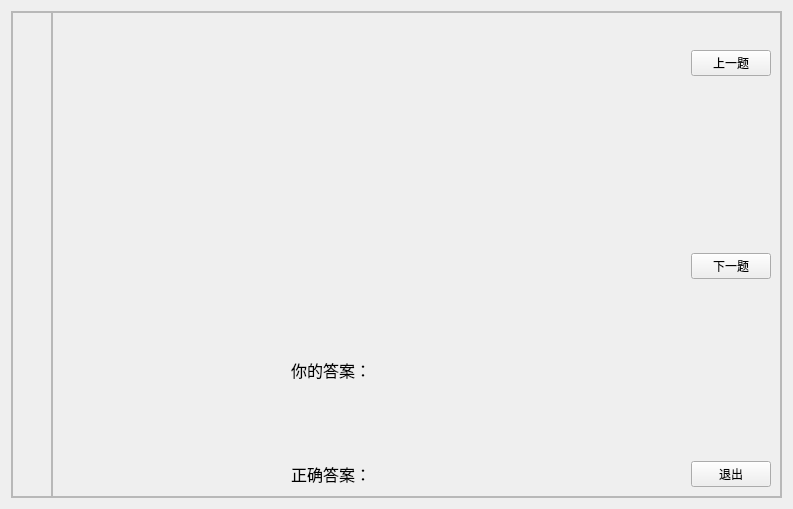
<?xml version="1.0" encoding="UTF-8"?>
<ui version="4.0">
 <class>Check</class>
 <widget class="QWidget" name="Check">
  <property name="geometry">
   <rect>
    <x>0</x>
    <y>0</y>
    <width>793</width>
    <height>509</height>
   </rect>
  </property>
  <property name="sizePolicy">
   <sizepolicy hsizetype="Fixed" vsizetype="Fixed">
    <horstretch>0</horstretch>
    <verstretch>0</verstretch>
   </sizepolicy>
  </property>
  <property name="windowTitle">
   <string/>
  </property>
  <layout class="QGridLayout" name="gridLayout_2">
   <item row="0" column="0">
    <widget class="QFrame" name="exam_frame">
     <property name="sizePolicy">
      <sizepolicy hsizetype="Preferred" vsizetype="Preferred">
       <horstretch>0</horstretch>
       <verstretch>0</verstretch>
      </sizepolicy>
     </property>
     <property name="frameShape">
      <enum>QFrame::Shape::StyledPanel</enum>
     </property>
     <property name="frameShadow">
      <enum>QFrame::Shadow::Raised</enum>
     </property>
     <layout class="QHBoxLayout" name="horizontalLayout">
      <property name="spacing">
       <number>0</number>
      </property>
      <property name="sizeConstraint">
       <enum>QLayout::SizeConstraint::SetDefaultConstraint</enum>
      </property>
      <property name="leftMargin">
       <number>0</number>
      </property>
      <property name="topMargin">
       <number>0</number>
      </property>
      <property name="rightMargin">
       <number>0</number>
      </property>
      <property name="bottomMargin">
       <number>0</number>
      </property>
      <item>
       <widget class="QFrame" name="left_frame">
        <property name="sizePolicy">
         <sizepolicy hsizetype="Minimum" vsizetype="Minimum">
          <horstretch>0</horstretch>
          <verstretch>0</verstretch>
         </sizepolicy>
        </property>
        <property name="minimumSize">
         <size>
          <width>0</width>
          <height>0</height>
         </size>
        </property>
        <property name="frameShape">
         <enum>QFrame::Shape::StyledPanel</enum>
        </property>
        <property name="frameShadow">
         <enum>QFrame::Shadow::Raised</enum>
        </property>
        <layout class="QVBoxLayout" name="verticalLayout">
         <item>
          <spacer name="verticalSpacer">
           <property name="orientation">
            <enum>Qt::Orientation::Vertical</enum>
           </property>
           <property name="sizeHint" stdset="0">
            <size>
             <width>20</width>
             <height>40</height>
            </size>
           </property>
          </spacer>
         </item>
        </layout>
       </widget>
      </item>
      <item>
       <widget class="QFrame" name="right_frame">
        <property name="sizePolicy">
         <sizepolicy hsizetype="Expanding" vsizetype="Expanding">
          <horstretch>0</horstretch>
          <verstretch>0</verstretch>
         </sizepolicy>
        </property>
        <property name="frameShape">
         <enum>QFrame::Shape::StyledPanel</enum>
        </property>
        <property name="frameShadow">
         <enum>QFrame::Shadow::Raised</enum>
        </property>
        <layout class="QGridLayout" name="gridLayout">
         <item row="1" column="4">
          <widget class="QPushButton" name="pushButton_3">
           <property name="sizePolicy">
            <sizepolicy hsizetype="Fixed" vsizetype="Fixed">
             <horstretch>0</horstretch>
             <verstretch>0</verstretch>
            </sizepolicy>
           </property>
           <property name="text">
            <string>上一题</string>
           </property>
          </widget>
         </item>
         <item row="5" column="0">
          <spacer name="horizontalSpacer_3">
           <property name="orientation">
            <enum>Qt::Orientation::Horizontal</enum>
           </property>
           <property name="sizeType">
            <enum>QSizePolicy::Policy::Preferred</enum>
           </property>
           <property name="sizeHint" stdset="0">
            <size>
             <width>40</width>
             <height>20</height>
            </size>
           </property>
          </spacer>
         </item>
         <item row="2" column="4">
          <spacer name="verticalSpacer_2">
           <property name="orientation">
            <enum>Qt::Orientation::Vertical</enum>
           </property>
           <property name="sizeType">
            <enum>QSizePolicy::Policy::Preferred</enum>
           </property>
           <property name="sizeHint" stdset="0">
            <size>
             <width>20</width>
             <height>100</height>
            </size>
           </property>
          </spacer>
         </item>
         <item row="5" column="2">
          <widget class="QLabel" name="label_4">
           <property name="font">
            <font>
             <pointsize>12</pointsize>
            </font>
           </property>
           <property name="text">
            <string/>
           </property>
          </widget>
         </item>
         <item row="3" column="4">
          <widget class="QPushButton" name="pushButton_4">
           <property name="sizePolicy">
            <sizepolicy hsizetype="Fixed" vsizetype="Fixed">
             <horstretch>0</horstretch>
             <verstretch>0</verstretch>
            </sizepolicy>
           </property>
           <property name="text">
            <string>下一题</string>
           </property>
          </widget>
         </item>
         <item row="4" column="2">
          <widget class="QLabel" name="label_3">
           <property name="font">
            <font>
             <pointsize>12</pointsize>
            </font>
           </property>
           <property name="text">
            <string/>
           </property>
          </widget>
         </item>
         <item row="5" column="4">
          <widget class="QPushButton" name="pushButton_6">
           <property name="sizePolicy">
            <sizepolicy hsizetype="Maximum" vsizetype="Fixed">
             <horstretch>0</horstretch>
             <verstretch>0</verstretch>
            </sizepolicy>
           </property>
           <property name="text">
            <string>退出</string>
           </property>
          </widget>
         </item>
         <item row="4" column="1">
          <widget class="QLabel" name="label">
           <property name="font">
            <font>
             <pointsize>12</pointsize>
            </font>
           </property>
           <property name="text">
            <string>你的答案：</string>
           </property>
           <property name="alignment">
            <set>Qt::AlignmentFlag::AlignRight|Qt::AlignmentFlag::AlignTrailing|Qt::AlignmentFlag::AlignVCenter</set>
           </property>
          </widget>
         </item>
         <item row="5" column="1">
          <widget class="QLabel" name="label_2">
           <property name="font">
            <font>
             <family>Microsoft YaHei UI</family>
             <pointsize>12</pointsize>
            </font>
           </property>
           <property name="text">
            <string>正确答案：</string>
           </property>
           <property name="alignment">
            <set>Qt::AlignmentFlag::AlignRight|Qt::AlignmentFlag::AlignTrailing|Qt::AlignmentFlag::AlignVCenter</set>
           </property>
          </widget>
         </item>
         <item row="0" column="1" colspan="2">
          <widget class="QLabel" name="label_5">
           <property name="sizePolicy">
            <sizepolicy hsizetype="Preferred" vsizetype="Maximum">
             <horstretch>0</horstretch>
             <verstretch>0</verstretch>
            </sizepolicy>
           </property>
           <property name="font">
            <font>
             <pointsize>14</pointsize>
             <bold>true</bold>
            </font>
           </property>
           <property name="text">
            <string/>
           </property>
          </widget>
         </item>
         <item row="4" column="4">
          <spacer name="horizontalSpacer">
           <property name="orientation">
            <enum>Qt::Orientation::Vertical</enum>
           </property>
           <property name="sizeType">
            <enum>QSizePolicy::Policy::Fixed</enum>
           </property>
           <property name="sizeHint" stdset="0">
            <size>
             <width>20</width>
             <height>40</height>
            </size>
           </property>
          </spacer>
         </item>
         <item row="4" column="0">
          <spacer name="horizontalSpacer_2">
           <property name="orientation">
            <enum>Qt::Orientation::Horizontal</enum>
           </property>
           <property name="sizeType">
            <enum>QSizePolicy::Policy::Preferred</enum>
           </property>
           <property name="sizeHint" stdset="0">
            <size>
             <width>40</width>
             <height>20</height>
            </size>
           </property>
          </spacer>
         </item>
         <item row="4" column="3">
          <spacer name="horizontalSpacer_4">
           <property name="orientation">
            <enum>Qt::Orientation::Horizontal</enum>
           </property>
           <property name="sizeType">
            <enum>QSizePolicy::Policy::Preferred</enum>
           </property>
           <property name="sizeHint" stdset="0">
            <size>
             <width>40</width>
             <height>20</height>
            </size>
           </property>
          </spacer>
         </item>
         <item row="5" column="3">
          <spacer name="horizontalSpacer_5">
           <property name="orientation">
            <enum>Qt::Orientation::Horizontal</enum>
           </property>
           <property name="sizeType">
            <enum>QSizePolicy::Policy::Preferred</enum>
           </property>
           <property name="sizeHint" stdset="0">
            <size>
             <width>40</width>
             <height>20</height>
            </size>
           </property>
          </spacer>
         </item>
         <item row="1" column="0" rowspan="3" colspan="4">
          <widget class="QLabel" name="label_6">
           <property name="text">
            <string/>
           </property>
          </widget>
         </item>
        </layout>
       </widget>
      </item>
     </layout>
     <zorder>right_frame</zorder>
     <zorder>left_frame</zorder>
    </widget>
   </item>
  </layout>
 </widget>
 <resources/>
 <connections/>
</ui>
